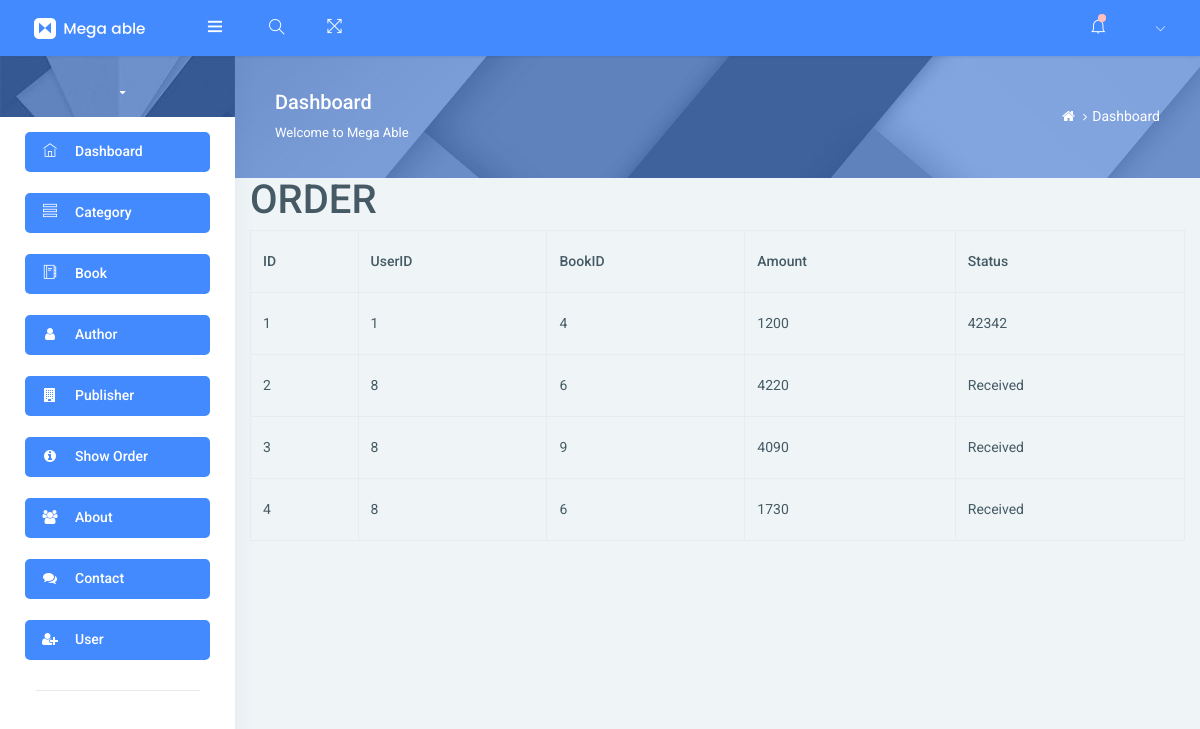
Page /admin/showorder.php on the committed database.
### tables this page shows
CREATE TABLE `order_table` (
  `ID` int(11) NOT NULL,
  `userID` int(11) NOT NULL,
  `BookID` int(11) NOT NULL,
  `Amount` int(11) NOT NULL,
  `Status` varchar(11) NOT NULL DEFAULT 'Received',
  `Address` varchar(55) NOT NULL
);

### admin/showorder.php (the view, shortened to what this page needs)
<!DOCTYPE html>
<html lang="en">
<head>
</head>
<body>
    <?php include "header.php"; ?>
    <div class="container">
    <h1>ORDER</h1>
    <table class="table table-bordered">
    <tr>
        <th>ID</th>
        <th>UserID</th>
        <th>BookID</th>
        <th>Amount</th>
        <th>Status</th>
    </tr>
    <?php
        $query="SELECT * FROM `order_table`";
        $result=mysqli_query($conn,$query);
        while($row=mysqli_fetch_array($result))
        {
        echo "<tr>";
        ("../user/checkout.php"); echo "<td>".$row[0]."</td>";
        ("../user/checkout.php");echo "<td>".$row[1]."</td>";
        ("../user/checkout.php");echo "<td>".$row[2]."</td>";
        ("../user/placeorder.php"); echo "<td>".$row[3]."</td>";
        ("../user/placeorder.php");echo "<td>".$row[4]."</td>";
        echo "</tr>";
    }
    ?>
    </table>
    </div>
    <?php include "footer.php"; ?>
</body>
</html>

### rows in the picture
order_table: ID "1", userID "1", BookID "4", Amount "1200", Status "42342"
order_table: ID "2", userID "8", BookID "6", Amount "4220", Status "Received"
order_table: ID "3", userID "8", BookID "9", Amount "4090", Status "Received"
order_table: ID "4", userID "8", BookID "6", Amount "1730", Status "Received"
